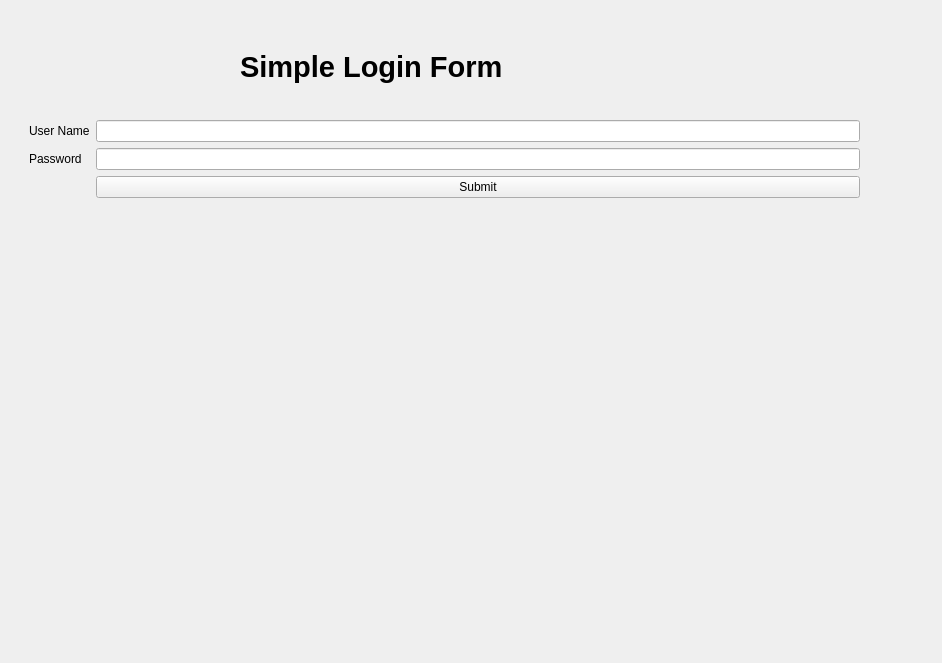
<?xml version="1.0" encoding="UTF-8"?>
<ui version="4.0">
 <class>Form</class>
 <widget class="QWidget" name="Form">
  <property name="geometry">
   <rect>
    <x>0</x>
    <y>0</y>
    <width>942</width>
    <height>663</height>
   </rect>
  </property>
  <property name="windowTitle">
   <string>Form</string>
  </property>
  <widget class="QLabel" name="label">
   <property name="geometry">
    <rect>
     <x>240</x>
     <y>50</y>
     <width>305</width>
     <height>34</height>
    </rect>
   </property>
   <property name="text">
    <string>&lt;html&gt;&lt;head/&gt;&lt;body&gt;&lt;p&gt;&lt;span style=&quot; font-size:22pt; font-weight:700;&quot;&gt;Simple Login Form&lt;/span&gt;&lt;/p&gt;&lt;/body&gt;&lt;/html&gt;</string>
   </property>
  </widget>
  <widget class="QWidget" name="formLayoutWidget">
   <property name="geometry">
    <rect>
     <x>29</x>
     <y>120</y>
     <width>831</width>
     <height>112</height>
    </rect>
   </property>
   <layout class="QFormLayout" name="formLayout">
    <item row="0" column="0">
     <widget class="QLabel" name="label_2">
      <property name="text">
       <string>User Name</string>
      </property>
     </widget>
    </item>
    <item row="0" column="1">
     <widget class="QLineEdit" name="lineEdit"/>
    </item>
    <item row="1" column="0">
     <widget class="QLabel" name="label_3">
      <property name="text">
       <string>Password</string>
      </property>
     </widget>
    </item>
    <item row="1" column="1">
     <widget class="QLineEdit" name="lineEdit_2"/>
    </item>
    <item row="2" column="1">
     <widget class="QPushButton" name="pushButton">
      <property name="text">
       <string>Submit</string>
      </property>
     </widget>
    </item>
   </layout>
  </widget>
 </widget>
 <resources/>
 <connections/>
</ui>
